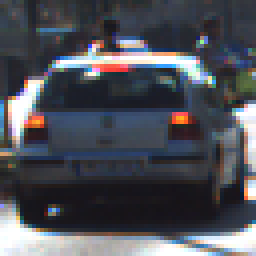
#> input picture car_0.png, 64 x 64 px, given as the content of the folder ./vehicles, which was not available (shown 4 times larger)
$ python search_classifier.py   (older library calls are emulated)
#> lines starting #> are read from the running program, lines starting #| are printed output that depends on the picture; pictures that were not available may be replaced by others from this repository, and a replacement may not be noted
### lesson_functions.py
import matplotlib.image as mpimg
import numpy as np
import cv2
from skimage.feature import hog
# Define a function to return HOG features and visualization
# [7 lines left out: function convert_color, not called in this run]

def get_hog_features(img, orient, pix_per_cell, cell_per_block,color_space ='RGB',
                        vis=False, feature_vec=True):
    # Call with two outputs if vis==True
    if color_space != 'RGB':
        if color_space == 'HSV':
            feature_image = cv2.cvtColor(img, cv2.COLOR_RGB2HSV)
        elif color_space == 'LUV':
            feature_image = cv2.cvtColor(img, cv2.COLOR_RGB2LUV)
        elif color_space == 'HLS':
            feature_image = cv2.cvtColor(img, cv2.COLOR_RGB2HLS)
        elif color_space == 'YUV':
            feature_image = cv2.cvtColor(img, cv2.COLOR_RGB2YUV)
        elif color_space == 'YCrCb':
            feature_image = cv2.cvtColor(img, cv2.COLOR_RGB2YCrCb)
    else: feature_image = np.copy(img)
    if vis == True:
        features, hog_image = hog(feature_image, orientations=orient,
                                  pixels_per_cell=(pix_per_cell, pix_per_cell),
                                  cells_per_block=(cell_per_block, cell_per_block),
                                  transform_sqrt=True,
                                  visualise=vis, feature_vector=feature_vec)
        return features, hog_image
    # Otherwise call with one output
    else:
        features = hog(img, orientations=orient,
                       pixels_per_cell=(pix_per_cell, pix_per_cell),
                       cells_per_block=(cell_per_block, cell_per_block),
                       transform_sqrt=True,
                       visualise=vis, feature_vector=feature_vec)
        return features

# Define a function to compute binned color features
# [125 lines left out: functions bin_spatial, color_hist, extract_features, slide_window, draw_boxes, not called in this run]

### search_classifier.py
import matplotlib.image as mpimg
import matplotlib.pyplot as plt
import numpy as np
import cv2
import glob
import time
from sklearn.svm import LinearSVC
from sklearn import tree
from sklearn.preprocessing import StandardScaler
from skimage.feature import hog
from lesson_functions import *
from sklearn.model_selection import train_test_split, cross_val_score
from sklearn.utils import shuffle
import pickle


np.random.seed(2)

# Define a function to extract features from a single image window
# This function is very similar to extract_features()
# just for a single image rather than list of images
# [78 lines left out: functions single_img_features, search_windows, not called in this run]


# Read in cars and notcars

def hog_feature():
    images = glob.glob('./vehicles/**/*.png', recursive = True)

    #images = glob.glob('./non-vehicles/**/*.png', recursive = True)

    print (len(images))
    orient = 9
    pix_per_cell = 8
    cell_per_block = 4

    for i in range(len(images)):
        print ("image {}".format(i))
        img = mpimg.imread(images[i])
#> img is the input picture: shape (64, 64, 4) float32; mean R, G, B, A 0.307, 0.315, 0.344, 1

        print (img.shape)
#| (64, 64, 4)
        #feature_image = cv2.cvtColor(img, cv2.COLOR_RGB2LUV)
        feature_image = img
        _, img_hog = get_hog_features(feature_image[:,:,0], orient, pix_per_cell, cell_per_block,
                            vis=True, feature_vec=True)
#> in get_hog_features, `else: feature_image = np.copy(img)`:
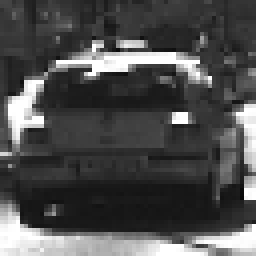
#> feature_image: shape (64, 64) float32 (shown 4 times larger); min 0.0235, max 1, mean 0.307
#> in get_hog_features, `features, hog_image = hog(feature_image, orientations=orient, pixels_p..`: features = 3600 values, max 0.337 at index 3280, min 0 at index 114, mean 0.0536
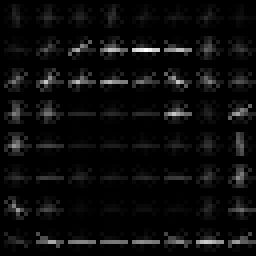
#> img_hog: shape (64, 64) float32 (shown 4 times larger); min 0, max 0.267, mean 0.0125; drawn with min black and max white


        fig,ax = plt.subplots(1,2,figsize=[8,4])
        ax[0].imshow(img)
        ax[1].imshow(img_hog,cmap='gray')
        #ax[1,0].imshow(imgs[i]*masks[i],cmap='gray')
        plt.show()
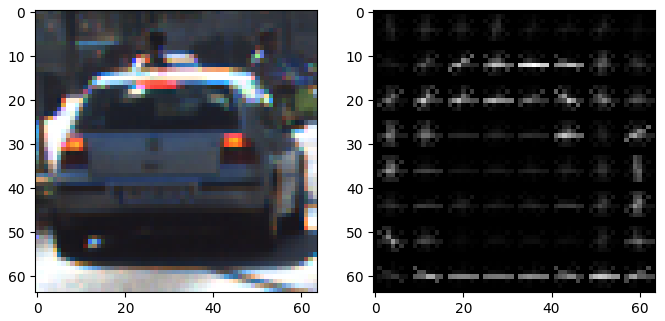
#> figure drawn by matplotlib, 2 panels
        mpimg.imsave('car_{}.png'.format(i+2),img)
        mpimg.imsave('car_hog_{}.png'.format(i+2),img_hog)
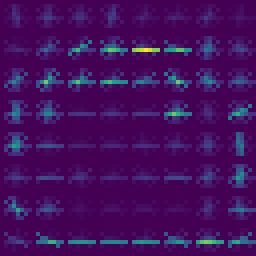
#> saved as car_hog_2.png: shape (64, 64, 3) (shown 4 times larger); mean R, G, B 67.7, 15.7, 94
        input("hit enter to cont : ")

# [116 lines left out: function clf, not called in this run]

if __name__ == '__main__':
    hog_feature()
    #clf()
